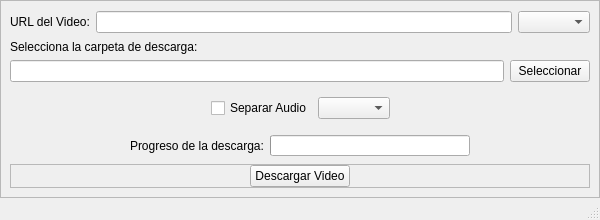
<?xml version="1.0" encoding="UTF-8"?>
<ui version="4.0">
 <class>DescargadorWindow</class>
 <widget class="QMainWindow" name="DescargadorWindow">
  <property name="geometry">
   <rect>
    <x>0</x>
    <y>0</y>
    <width>600</width>
    <height>220</height>
   </rect>
  </property>
  <property name="minimumSize">
   <size>
    <width>600</width>
    <height>220</height>
   </size>
  </property>
  <property name="maximumSize">
   <size>
    <width>600</width>
    <height>220</height>
   </size>
  </property>
  <property name="windowTitle">
   <string>Descargador de Videos de YouTube</string>
  </property>
  <widget class="QWidget" name="centralwidget">
   <layout class="QVBoxLayout" name="verticalLayout">
    <property name="spacing">
     <number>0</number>
    </property>
    <property name="leftMargin">
     <number>0</number>
    </property>
    <property name="topMargin">
     <number>0</number>
    </property>
    <property name="rightMargin">
     <number>0</number>
    </property>
    <property name="bottomMargin">
     <number>0</number>
    </property>
    <item>
     <widget class="QFrame" name="frame">
      <property name="frameShape">
       <enum>QFrame::StyledPanel</enum>
      </property>
      <property name="frameShadow">
       <enum>QFrame::Raised</enum>
      </property>
      <layout class="QVBoxLayout" name="verticalLayout_2">
       <item>
        <widget class="QFrame" name="FrameURL">
         <layout class="QHBoxLayout" name="horizontalLayout_2">
          <property name="leftMargin">
           <number>0</number>
          </property>
          <property name="topMargin">
           <number>0</number>
          </property>
          <property name="rightMargin">
           <number>0</number>
          </property>
          <property name="bottomMargin">
           <number>0</number>
          </property>
          <item>
           <widget class="QLabel" name="labelURL">
            <property name="text">
             <string>URL del Video:</string>
            </property>
           </widget>
          </item>
          <item>
           <widget class="QLineEdit" name="urlLineEdit"/>
          </item>
          <item>
           <widget class="QComboBox" name="videoFormatComboBox"/>
          </item>
         </layout>
        </widget>
       </item>
       <item>
        <widget class="QFrame" name="FrameRutaDescarga">
         <layout class="QVBoxLayout" name="verticalLayoutFolder">
          <property name="spacing">
           <number>6</number>
          </property>
          <property name="leftMargin">
           <number>0</number>
          </property>
          <property name="topMargin">
           <number>0</number>
          </property>
          <property name="rightMargin">
           <number>0</number>
          </property>
          <property name="bottomMargin">
           <number>0</number>
          </property>
          <item>
           <widget class="QLabel" name="labelCarpeta">
            <property name="text">
             <string>Selecciona la carpeta de descarga:</string>
            </property>
           </widget>
          </item>
          <item>
           <widget class="QFrame" name="FrameRuta">
            <layout class="QHBoxLayout" name="horizontalLayoutFolder">
             <property name="leftMargin">
              <number>0</number>
             </property>
             <property name="topMargin">
              <number>0</number>
             </property>
             <property name="rightMargin">
              <number>0</number>
             </property>
             <property name="bottomMargin">
              <number>0</number>
             </property>
             <item>
              <widget class="QLineEdit" name="carpetaLineEdit"/>
             </item>
             <item>
              <widget class="QPushButton" name="seleccionarCarpetaButton">
               <property name="text">
                <string>Seleccionar</string>
               </property>
              </widget>
             </item>
            </layout>
           </widget>
          </item>
         </layout>
        </widget>
       </item>
       <item>
        <widget class="QFrame" name="FrameAudio">
         <layout class="QHBoxLayout" name="horizontalLayout">
          <property name="leftMargin">
           <number>9</number>
          </property>
          <property name="rightMargin">
           <number>9</number>
          </property>
          <item>
           <spacer name="horizontalSpacer_2">
            <property name="orientation">
             <enum>Qt::Horizontal</enum>
            </property>
            <property name="sizeHint" stdset="0">
             <size>
              <width>40</width>
              <height>20</height>
             </size>
            </property>
           </spacer>
          </item>
          <item>
           <widget class="QCheckBox" name="separarAudioCheckBox">
            <property name="text">
             <string>Separar Audio</string>
            </property>
           </widget>
          </item>
          <item>
           <widget class="QComboBox" name="audioFormatComboBox"/>
          </item>
          <item>
           <spacer name="horizontalSpacer">
            <property name="orientation">
             <enum>Qt::Horizontal</enum>
            </property>
            <property name="sizeHint" stdset="0">
             <size>
              <width>40</width>
              <height>20</height>
             </size>
            </property>
           </spacer>
          </item>
         </layout>
        </widget>
       </item>
       <item>
        <widget class="QFrame" name="FrameProgreso">
         <layout class="QHBoxLayout" name="horizontalLayout_3">
          <property name="leftMargin">
           <number>0</number>
          </property>
          <property name="topMargin">
           <number>0</number>
          </property>
          <property name="rightMargin">
           <number>0</number>
          </property>
          <property name="bottomMargin">
           <number>0</number>
          </property>
          <item>
           <spacer name="horizontalSpacer_4">
            <property name="orientation">
             <enum>Qt::Horizontal</enum>
            </property>
            <property name="sizeHint" stdset="0">
             <size>
              <width>40</width>
              <height>20</height>
             </size>
            </property>
           </spacer>
          </item>
          <item>
           <widget class="QLabel" name="labelProgreso">
            <property name="text">
             <string>Progreso de la descarga:</string>
            </property>
           </widget>
          </item>
          <item>
           <widget class="QProgressBar" name="progressBar">
            <property name="sizePolicy">
             <sizepolicy hsizetype="Expanding" vsizetype="Fixed">
              <horstretch>0</horstretch>
              <verstretch>0</verstretch>
             </sizepolicy>
            </property>
            <property name="minimumSize">
             <size>
              <width>200</width>
              <height>21</height>
             </size>
            </property>
            <property name="maximumSize">
             <size>
              <width>200</width>
              <height>21</height>
             </size>
            </property>
           </widget>
          </item>
          <item>
           <spacer name="horizontalSpacer_3">
            <property name="orientation">
             <enum>Qt::Horizontal</enum>
            </property>
            <property name="sizeHint" stdset="0">
             <size>
              <width>40</width>
              <height>20</height>
             </size>
            </property>
           </spacer>
          </item>
         </layout>
        </widget>
       </item>
       <item>
        <widget class="QFrame" name="FrameDescargar">
         <property name="frameShape">
          <enum>QFrame::StyledPanel</enum>
         </property>
         <property name="frameShadow">
          <enum>QFrame::Raised</enum>
         </property>
         <layout class="QHBoxLayout" name="horizontalLayout_4">
          <property name="leftMargin">
           <number>0</number>
          </property>
          <property name="topMargin">
           <number>0</number>
          </property>
          <property name="rightMargin">
           <number>0</number>
          </property>
          <property name="bottomMargin">
           <number>0</number>
          </property>
          <item>
           <spacer name="horizontalSpacer_5">
            <property name="orientation">
             <enum>Qt::Horizontal</enum>
            </property>
            <property name="sizeHint" stdset="0">
             <size>
              <width>40</width>
              <height>20</height>
             </size>
            </property>
           </spacer>
          </item>
          <item>
           <widget class="QPushButton" name="descargarButton">
            <property name="minimumSize">
             <size>
              <width>100</width>
              <height>0</height>
             </size>
            </property>
            <property name="maximumSize">
             <size>
              <width>100</width>
              <height>16777215</height>
             </size>
            </property>
            <property name="text">
             <string>Descargar Video</string>
            </property>
           </widget>
          </item>
          <item>
           <spacer name="horizontalSpacer_6">
            <property name="orientation">
             <enum>Qt::Horizontal</enum>
            </property>
            <property name="sizeHint" stdset="0">
             <size>
              <width>40</width>
              <height>20</height>
             </size>
            </property>
           </spacer>
          </item>
         </layout>
        </widget>
       </item>
      </layout>
     </widget>
    </item>
   </layout>
  </widget>
  <widget class="QMenuBar" name="menubar">
   <property name="geometry">
    <rect>
     <x>0</x>
     <y>0</y>
     <width>600</width>
     <height>21</height>
    </rect>
   </property>
  </widget>
  <widget class="QStatusBar" name="statusbar"/>
 </widget>
 <resources/>
 <connections/>
</ui>
